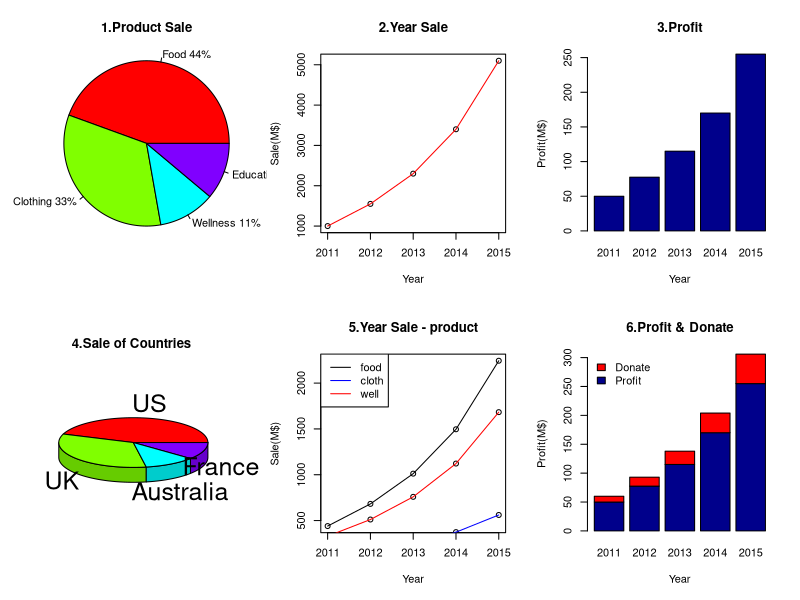

The R script that drew this image:
par(mfrow=c(2,3))

#Graph 1
proSale <-c(2000,1500,500,500)
lbls <- c('Food','Clothing','Wellness','Education')
pct <- round(proSale/sum(proSale)*100)
lbls <- paste(lbls, pct) # add percents to labels 
lbls <- paste(lbls,"%",sep="") # ad % to labels 
pie(proSale,labels = lbls, col=rainbow(length(lbls)),
    main="1.Product Sale",radius = 1)

#Graph 2
YearSale<-c(1000,1550,2300,3400,5100)
Year<-c('2011','2012','2013','2014','2015')
plot(Year,YearSale,
     main = '2.Year Sale',
     ylab='Sale(M$)')

lines(Year,YearSale,col='red')


# Graph 3
Profit<-YearSale*0.05 
barplot(Profit, main="3.Profit",
        names.arg = Year,
        xlab='Year',
        ylab='Profit(M$)',
         col=c("darkblue"))
#graph 4
library(plotrix)
lbls <- c("US", "UK", "Australia",  "France")
pie3D(proSale,labels=lbls,
      main="4.Sale of Countries ")

# graph 5
foodSale<-YearSale*0.44
clothSale<-YearSale*0.33
wellSale<-YearSale*0.11

plot(Year,foodSale,
     main = '5.Year Sale - product',
     ylab='Sale(M$)')
points(Year,clothSale)
points(Year,wellSale)
lines(Year,foodSale)
lines(Year,clothSale,col='red')
lines(Year,wellSale,col='blue')
legend("topleft",  
       col = c("black", "blue", "red"), 
       legend = c("food", "cloth", "well"), lty=1, lwd=1)

#graph 6
Donate<-Profit*0.2
y <- rbind(Profit,Donate)
barplot(y, 
        main="6.Profit & Donate",
        xlab='Year',
        ylab='Profit(M$)',
        col=c("darkblue","red"),
        names.arg = Year,
        legend.text =  rownames(y),
        args.legend = list(x = "topleft", bty = "n")
        )